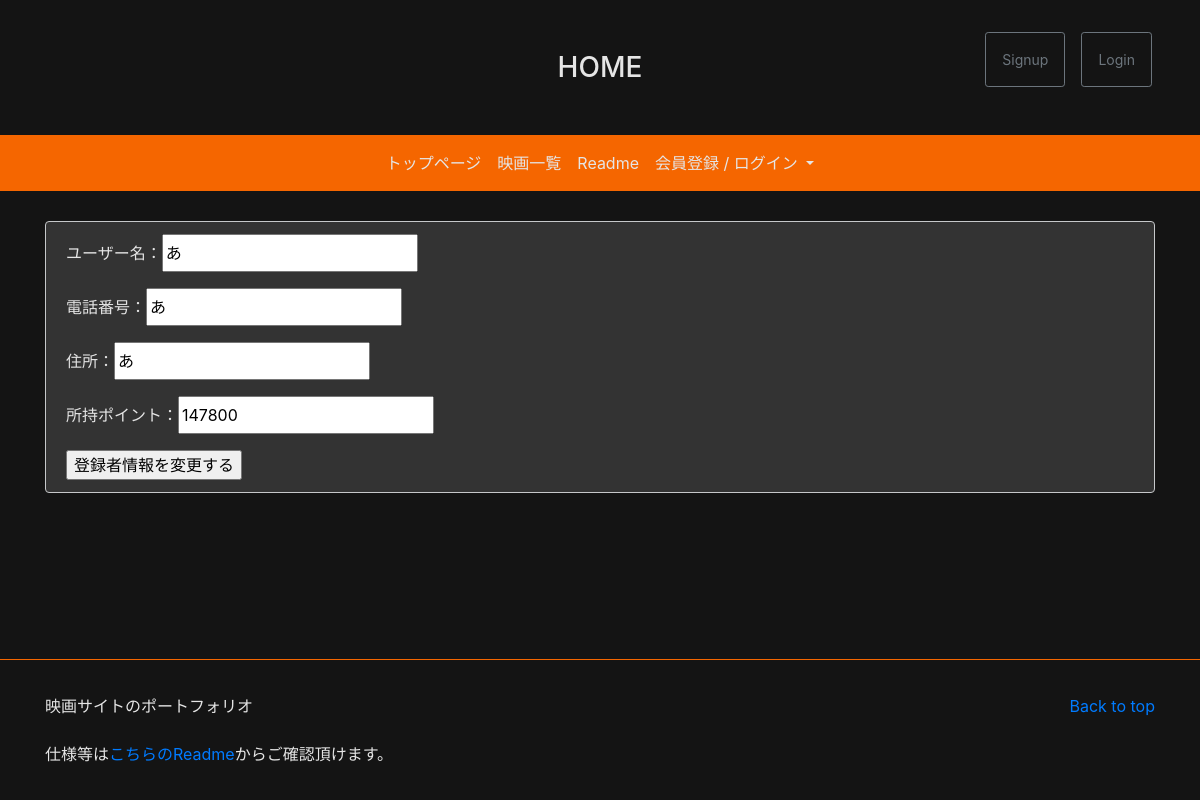
Screenshot of /update/1 with the database file from the repository.
### memberapp/models.py (models this page shows)
class Profile(models.Model):
    name = models.CharField(max_length=200)
    birthday = models.DateTimeField(default=timezone.now)
    address = models.CharField(max_length=200)
    tel = models.CharField(max_length=15)
    point = models.IntegerField(blank=True, default=50000)
    user = models.OneToOneField(User, on_delete=models.CASCADE)

### memberapp/views.py (the view)
# urls.py: path('update/<int:pk>', MemberUpdate.as_view(), name='member_update'),
class MemberUpdate(UpdateView):
    template_name = 'memberUpdate.html'
    model = Profile
    fields = ('name','address','tel','point')
    success_url = reverse_lazy('index')

### templates/memberUpdate.html
{% extends 'base.html' %}
{% block content %}
<div class='container'>
    <div class="alert alert-dark" role="alert">
        <form action="" method="POST">{% csrf_token %}
            <p>ユーザー名：{{ form.name }}</p>
            <p>電話番号：{{ form.tel }}</p>
            <p>住所：{{ form.address }}</p>
            <p>所持ポイント：{{ form.point }}</p>
            <input type="submit" value="登録者情報を変更する">
        </form>
    </div>
</div>
{% endblock content %}

### static/css/style.css (style rules this page uses)
.alert { background-color: #333333 !important; }
.container { margin: 30px auto; }
body { background-color: #141414 !important; }
p { line-height: 2em; color: #e5e5e5; }
body, #wrapper { display: -webkit-box; display: -ms-flexbox; display: flex; -webkit-box-orient: vertical; -webkit-box-direction: normal; -ms-flex-direction: column; flex-direction: column; min-height: 100vh; }

### rows the page displays
Profile: name "あ", tel "あ", address "あ", point "147800"
